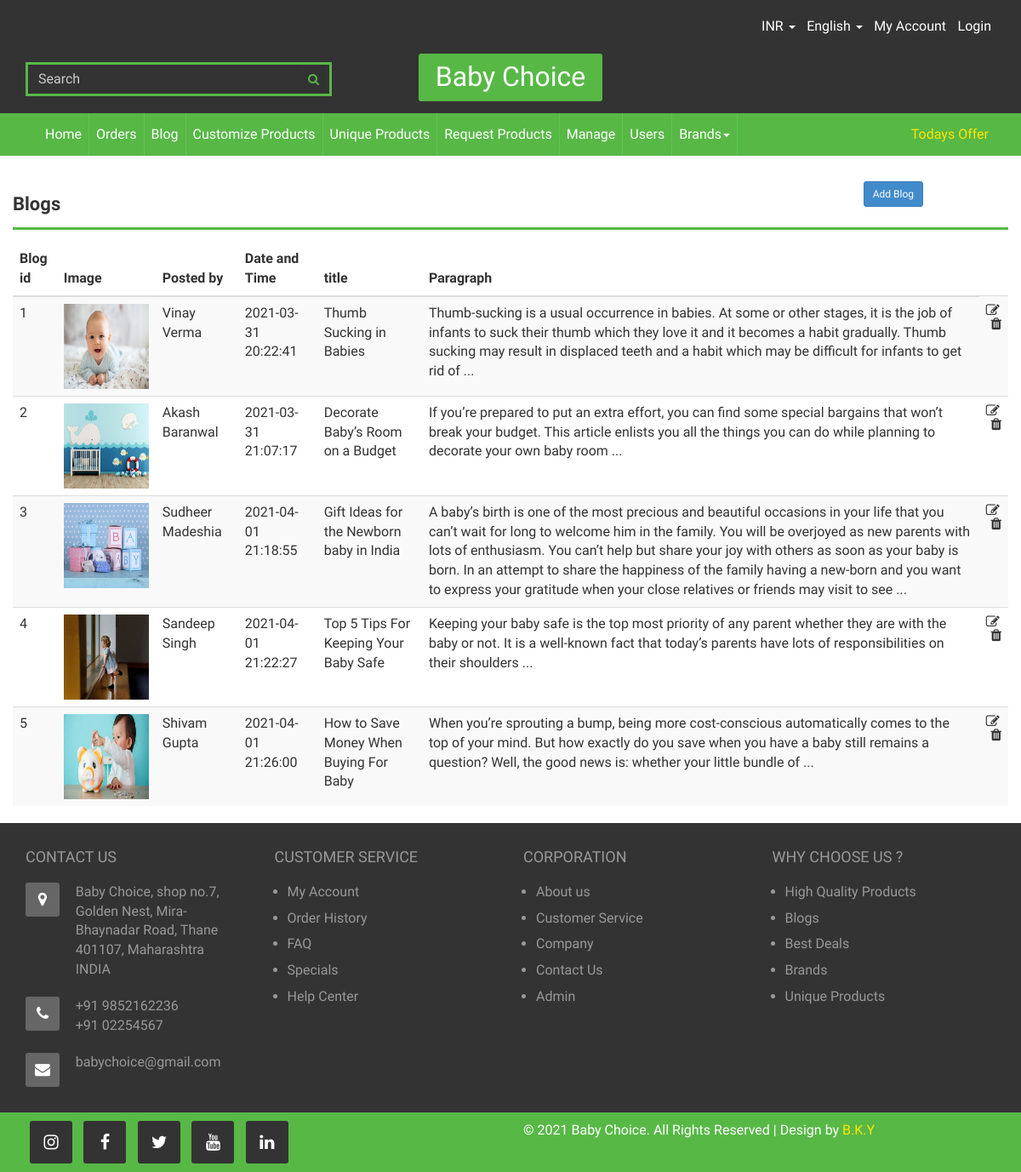
Screenshot of /admin_blogs.php with the database file from the repository.
### tables this page shows
CREATE TABLE `blogs` (
  `blog_id` int(7) NOT NULL,
  `blog_title` varchar(255) NOT NULL,
  `blog_description` text NOT NULL,
  `blog_author` varchar(255) NOT NULL,
  `blog_image` varchar(255) NOT NULL,
  `blog_time` datetime NOT NULL DEFAULT current_timestamp(),
  `blog_date` datetime NOT NULL DEFAULT current_timestamp()
);

### admin_blogs.php (the view, shortened to what this page needs)
<?php
include 'db_connection.php';
include 'header_admin.php';
?>
<!DOCTYPE html>
<html lang="en">
<head>
    <link href="css/bootstrap.min.css" rel="stylesheet">
    <link href="css/global.css" rel="stylesheet">
    <link href="css/index.css" rel="stylesheet">
    <link rel="stylesheet" type="text/css" href="css/font-awesome.min.css" />
    <link rel="stylesheet" href="path/to/font-awesome/css/font-awesome.min.css">
</head>
<body>
    <section id="center" class="center_register">
        <div class="container">
            <div class="row">
                <div class="register_1 clearfix">
                    <div class="register_1l clearfix">
                        <div class="register_1li clearfix">
                            <div class="center_3r1 clearfix">
                                <div class="row">
                                    <div class="col-sm-9">
                                        <h4>Blogs</h4>
                                    </div>
                                    <div class="col-sm-2">
                                        <a href="#" data-toggle="modal" data-target="#add_product_modal"
                                            class="btn btn-primary btn-sm" style="float: right;">Add Blog</a>
                                    </div>
                                </div>
                            </div>
                            <div class="table-responsive">
                                <table class="table table-striped table-sm">
                                    <thead>
                                        <tr>
                                            <th>Blog id</th>
                                            <th>Image</th>
                                            <th>Posted by</th>
                                            <th>Date and Time</th>
                                            <th>title</th>
                                            <th>Paragraph</th>
                                        </tr>
                                    </thead>
                                    <tbody>
                                    <?php
                                        $sql = "SELECT * FROM `blogs`";
                                        $result = mysqli_query($conn,$sql);
                                        while($row = mysqli_fetch_assoc($result)){
                                            $blogid = $row['blog_id'];
                                            $blogtitle = $row['blog_title'];
                                            $blogdesc = $row['blog_description'];
                                            $blogimage = $row['blog_image'];
                                            $blogdatetime = $row['blog_date'];
                                            $blogauthor = $row['blog_author'];
                                            echo '<tr>
                                            <td>'.$blogid.'</td>
                                            <td><img src="img/'.$blogimage.'" alt="" class="blog"></td>
                                            <td>'.$blogauthor.'</td>
                                            <td>'.$blogdatetime.'</td>
                                            <td>'.$blogtitle.'</td>
                                            <td>'.$blogdesc.'</td>
                                            <td><a href="updateBlog.php?blogid='.$blogid.'" class="fa fa-edit"></a> <a href="deleteBlog.php?blogid='.$blogid.'"
                                                    class="fa fa-trash" style="float: right;"></a></td>
                                        </tr>';
                                        }
                                    ?>
                                    </tbody>
                                </table>
                            </div>
                        </div>
                    </div>
    </section>
    <?php
include 'footer.php'
?>
</body>
</html>

### css/global.css (style rules this page uses)
body { font-family: 'Righteous', cursive; }
h1,h2,h3,h4,h5,h6 { padding:0; margin:0; }
h4 { font-size:22px; margin-top:15px; font-weight:bold; }

### css/index.css (style rules this page uses)
.center_3r1 { border-bottom:3px solid #57b846; padding-bottom:15px; margin-bottom:15px; }
.center_3r1 { margin-top:30px; }

### admin_blogs.php (style rules this page uses)
.blog { height: 100px; width: 100px; }

### rows the page displays
blogs: blog_id "1", blog_image (picture), blog_author "Vinay Verma", blog_date "2021-03-31 20:22:41", blog_title "Thumb Sucking in Babies", blog_description "Thumb-sucking is a usual occurrence in babies. At some or other stages, it is the job of infants to suck their thumb which they love it and it becomes a habit gradually. Thumb sucking may result in displaced teeth and a habit which may be difficult for infants to get rid of ..."
blogs: blog_id "2", blog_image (picture), blog_author "Akash Baranwal", blog_date "2021-03-31 21:07:17", blog_title "Decorate Baby’s Room on a Budget", blog_description "If you’re prepared to put an extra effort, you can find some special bargains that won’t break your budget. This article enlists you all the things you can do while planning to decorate your own baby room ..."
blogs: blog_id "3", blog_image (picture), blog_author "Sudheer Madeshia", blog_date "2021-04-01 21:18:55", blog_title "Gift Ideas for the Newborn baby in India", blog_description "A baby’s birth is one of the most precious and beautiful occasions in your life that you can’t wait for long to welcome him in the family. You will be overjoyed as new parents with lots of enthusiasm. You can’t help but share your joy with others as soon as your baby is born. In an attempt to share the happiness of the family having a new-born and you want to express your gratitude when your close relatives or friends may visit to see ..."
blogs: blog_id "4", blog_image (picture), blog_author "Sandeep Singh", blog_date "2021-04-01 21:22:27", blog_title "Top 5 Tips For Keeping Your Baby Safe", blog_description "Keeping your baby safe is the top most priority of any parent whether they are with the baby or not. It is a well-known fact that today’s parents have lots of responsibilities on their shoulders ..."
blogs: blog_id "5", blog_image (picture), blog_author "Shivam Gupta", blog_date "2021-04-01 21:26:00", blog_title "How to Save Money When Buying For Baby", blog_description "When you’re sprouting a bump, being more cost-conscious automatically comes to the top of your mind. But how exactly do you save when you have a baby still remains a question? Well, the good news is: whether your little bundle of ..."
